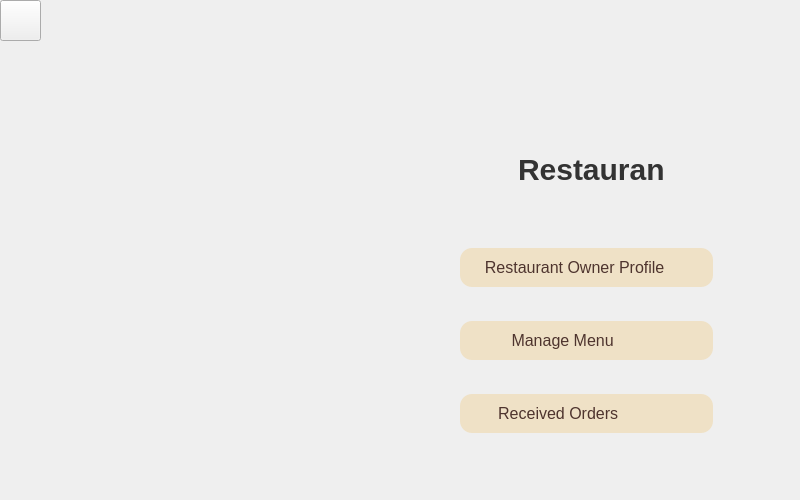
<?xml version="1.0" encoding="UTF-8"?>
<ui version="4.0">
 <class>homerestaurantowner</class>
 <widget class="QWidget" name="homerestaurantowner">
  <property name="geometry">
   <rect>
    <x>0</x>
    <y>0</y>
    <width>800</width>
    <height>500</height>
   </rect>
  </property>
  <property name="minimumSize">
   <size>
    <width>800</width>
    <height>500</height>
   </size>
  </property>
  <property name="maximumSize">
   <size>
    <width>800</width>
    <height>500</height>
   </size>
  </property>
  <property name="windowTitle">
   <string>Form</string>
  </property>
  <widget class="QLabel" name="label">
   <property name="geometry">
    <rect>
     <x>-10</x>
     <y>-5</y>
     <width>391</width>
     <height>521</height>
    </rect>
   </property>
   <property name="text">
    <string/>
   </property>
   <property name="pixmap">
    <pixmap resource="Source.qrc">:/ImageFolder/restaurantownerHome.png</pixmap>
   </property>
   <property name="scaledContents">
    <bool>true</bool>
   </property>
  </widget>
  <widget class="QLabel" name="label_2">
   <property name="geometry">
    <rect>
     <x>380</x>
     <y>-80</y>
     <width>431</width>
     <height>591</height>
    </rect>
   </property>
   <property name="text">
    <string/>
   </property>
   <property name="pixmap">
    <pixmap resource="Source.qrc">:/ImageFolder/AdminHome (1).jpg</pixmap>
   </property>
  </widget>
  <widget class="QWidget" name="verticalLayoutWidget">
   <property name="geometry">
    <rect>
     <x>500</x>
     <y>20</y>
     <width>174</width>
     <height>181</height>
    </rect>
   </property>
   <layout class="QVBoxLayout" name="verticalLayout">
    <item>
     <widget class="QLabel" name="label_3">
      <property name="minimumSize">
       <size>
        <width>159</width>
        <height>111</height>
       </size>
      </property>
      <property name="maximumSize">
       <size>
        <width>159</width>
        <height>111</height>
       </size>
      </property>
      <property name="text">
       <string/>
      </property>
      <property name="pixmap">
       <pixmap resource="Source.qrc">:/ImageFolder/IUTfood.png</pixmap>
      </property>
      <property name="scaledContents">
       <bool>true</bool>
      </property>
     </widget>
    </item>
    <item>
     <widget class="QLabel" name="label_5">
      <property name="styleSheet">
       <string notr="true">QLabel {
    font-family: &quot;Segoe UI&quot;, &quot;Vazir&quot;, sans-serif;
    font-size: 30px;
    font-weight: bold;
    color: #333333;
    padding: 10px;
    qproperty-alignment: AlignCenter;
    text-shadow: 1px 1px 1px rgba(0,0,0,0.1);
	border: none;
    background-color: transparent;
}</string>
      </property>
      <property name="text">
       <string>Restaurant</string>
      </property>
     </widget>
    </item>
   </layout>
  </widget>
  <widget class="QWidget" name="verticalLayoutWidget_2">
   <property name="geometry">
    <rect>
     <x>460</x>
     <y>220</y>
     <width>253</width>
     <height>241</height>
    </rect>
   </property>
   <layout class="QVBoxLayout" name="verticalLayout_3">
    <item>
     <widget class="QPushButton" name="RestaurantOwnerProfile_pushButton">
      <property name="styleSheet">
       <string notr="true">QPushButton {
    background-color: #EFE1C6; /* کرم */
    color: #4E342E;            /* قهوه‌ای تیره */
    border: none;
    border-radius: 12px;
    padding: 10px 16px;
    font-family: 'Segoe UI', sans-serif;
    font-size: 16px;
    text-align: left;
    qproperty-iconSize: 24px 24px;
}

QPushButton:hover {
    background-color: #E2D2B0; /* هاور: کرم تیره‌تر */
}

QPushButton:pressed {
    background-color: #D6C3A5; /* حالت کلیک‌شده */
}

QPushButton:focus {
    outline: none;
    border: 2px solid #C0A98F; /* تمرکز */
}
</string>
      </property>
      <property name="text">
       <string>  Restaurant Owner Profile</string>
      </property>
      <property name="icon">
       <iconset resource="Source.qrc">
        <normaloff>:/ImageFolder/AdminProfile.png</normaloff>:/ImageFolder/AdminProfile.png</iconset>
      </property>
     </widget>
    </item>
    <item>
     <widget class="QPushButton" name="RestaurantOwner_MangeMenu_pushButton">
      <property name="styleSheet">
       <string notr="true">QPushButton {
    background-color: #EFE1C6; /* کرم */
    color: #4E342E;            /* قهوه‌ای تیره */
    border: none;
    border-radius: 12px;
    padding: 10px 16px;
    font-family: 'Segoe UI', sans-serif;
    font-size: 16px;
    text-align: left;
    qproperty-iconSize: 24px 24px;
}

QPushButton:hover {
    background-color: #E2D2B0; /* هاور: کرم تیره‌تر */
}

QPushButton:pressed {
    background-color: #D6C3A5; /* حالت کلیک‌شده */
}

QPushButton:focus {
    outline: none;
    border: 2px solid #C0A98F; /* تمرکز */
}
</string>
      </property>
      <property name="text">
       <string>        Manage Menu</string>
      </property>
      <property name="icon">
       <iconset resource="Source.qrc">
        <normaloff>:/ImageFolder/Menu.png</normaloff>:/ImageFolder/Menu.png</iconset>
      </property>
      <property name="iconSize">
       <size>
        <width>24</width>
        <height>24</height>
       </size>
      </property>
     </widget>
    </item>
    <item>
     <widget class="QPushButton" name="RestaurantOwner_ReceivedOrders_pushButton">
      <property name="styleSheet">
       <string notr="true">QPushButton {
    background-color: #EFE1C6; /* کرم */
    color: #4E342E;            /* قهوه‌ای تیره */
    border: none;
    border-radius: 12px;
    padding: 10px 16px;
    font-family: 'Segoe UI', sans-serif;
    font-size: 16px;
    text-align: left;
    qproperty-iconSize: 24px 24px;
}

QPushButton:hover {
    background-color: #E2D2B0; /* هاور: کرم تیره‌تر */
}

QPushButton:pressed {
    background-color: #D6C3A5; /* حالت کلیک‌شده */
}

QPushButton:focus {
    outline: none;
    border: 2px solid #C0A98F; /* تمرکز */
}
</string>
      </property>
      <property name="text">
       <string>     Received Orders</string>
      </property>
      <property name="icon">
       <iconset resource="Source.qrc">
        <normaloff>:/ImageFolder/RecievedOrders.png</normaloff>:/ImageFolder/RecievedOrders.png</iconset>
      </property>
      <property name="iconSize">
       <size>
        <width>24</width>
        <height>24</height>
       </size>
      </property>
     </widget>
    </item>
   </layout>
  </widget>
  <widget class="QPushButton" name="backRestaurantOwner_pushButton">
   <property name="geometry">
    <rect>
     <x>0</x>
     <y>0</y>
     <width>41</width>
     <height>41</height>
    </rect>
   </property>
   <property name="styleSheet">
    <string notr="true">QPushButton#back_pushButton {
    background-color: #FFF3E0;               /* کرم روشن */
    color: #FF5722;                          /* متن نارنجی */
    font: bold 10pt &quot;Segoe UI&quot;;
    border: 2px solid #FFB74D;
    border-radius: 12px;
    padding: 6px 12px;
    icon-size: 18px 18px;                   /* اندازه آیکون */
}

QPushButton#back_pushButton:hover {
    background-color: #FFE0B2;               /* روشن‌تر هنگام هاور */
    color: #E64A19;                          /* متن تیره‌تر */
    border: 2px solid #FFA726;
}
</string>
   </property>
   <property name="text">
    <string/>
   </property>
   <property name="icon">
    <iconset resource="Source.qrc">
     <normaloff>:/ImageFolder/Back.png</normaloff>:/ImageFolder/Back.png</iconset>
   </property>
  </widget>
 </widget>
 <resources>
  <include location="Source.qrc"/>
 </resources>
 <connections/>
</ui>
